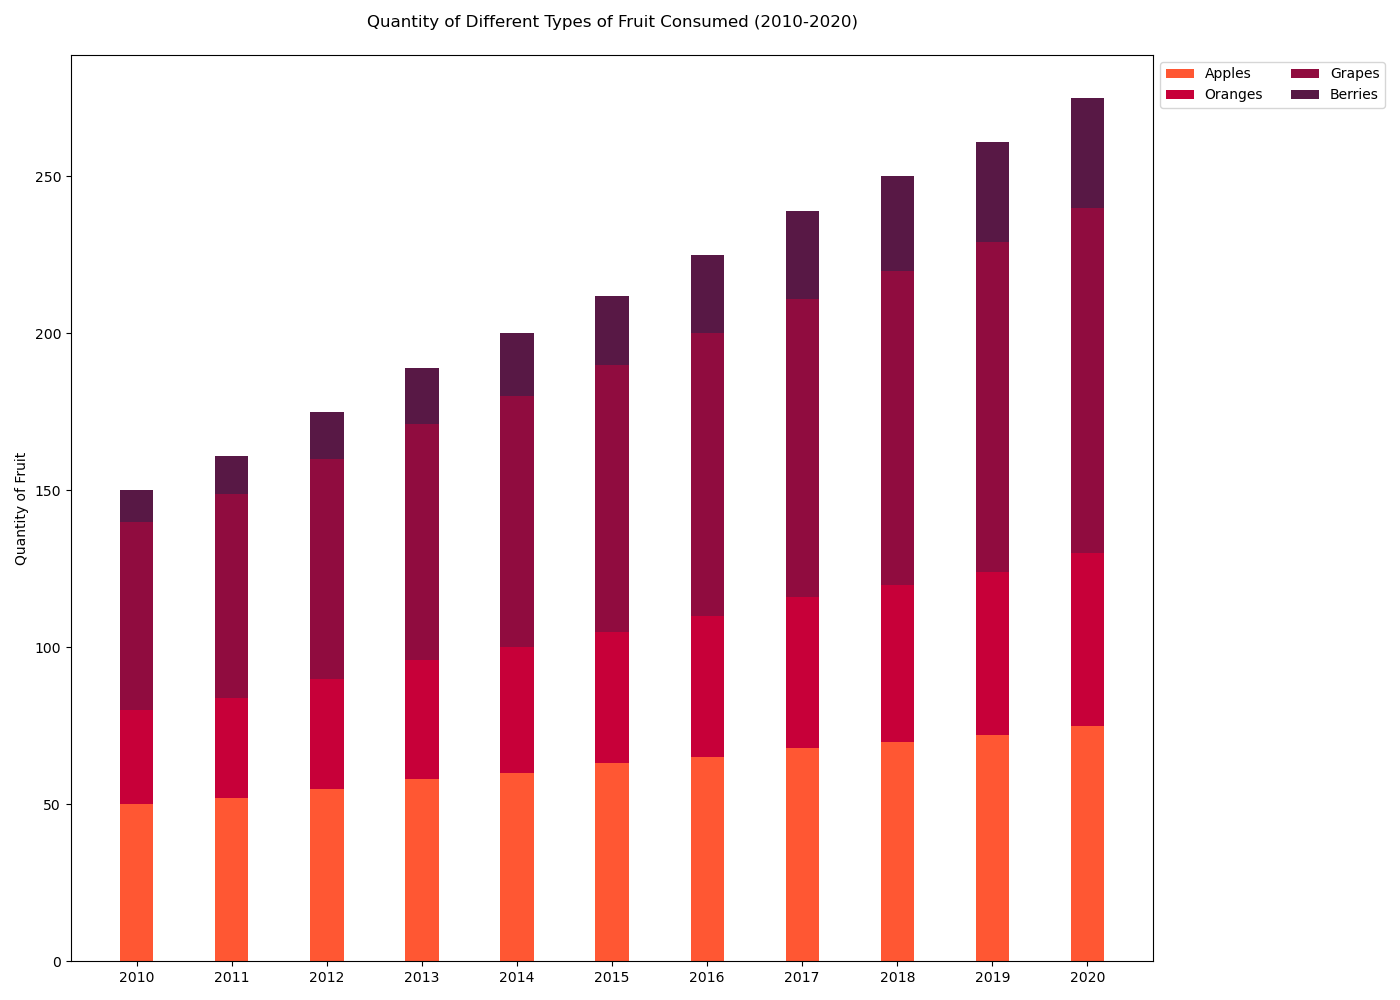

Generate this figure with Python:

import matplotlib.pyplot as plt
import numpy as np

years = np.array(['2010', '2011', '2012', '2013', '2014', '2015', '2016', '2017', '2018', '2019', '2020'])
Apples = np.array([50, 52, 55, 58, 60, 63, 65, 68, 70, 72, 75])
Oranges = np.array([30, 32, 35, 38, 40, 42, 45, 48, 50, 52, 55])
Grapes = np.array([60, 65, 70, 75, 80, 85, 90, 95, 100, 105, 110])
Berries = np.array([10, 12, 15, 18, 20, 22, 25, 28, 30, 32, 35])

bar_width = 0.35
fig, ax = plt.subplots(figsize=(14, 10))

ax.bar(years, Apples, width=bar_width, label='Apples', color='#FF5733')
ax.bar(years, Oranges, bottom=Apples, width=bar_width, label='Oranges', color='#C70039')
ax.bar(years, Grapes, bottom=Apples+Oranges, width=bar_width, label='Grapes', color='#900C3F')
ax.bar(years, Berries, bottom=Apples+Oranges+Grapes, width=bar_width, label='Berries', color='#581845')

ax.set_ylabel('Quantity of Fruit')
ax.set_title('Quantity of Different Types of Fruit Consumed (2010-2020)', pad=20)
ax.set_xticks(np.arange(len(years)))
ax.set_xticklabels(years)
ax.legend(ncol=2, loc='upper left', bbox_to_anchor=(1, 1))

plt.tight_layout()
plt.show()
